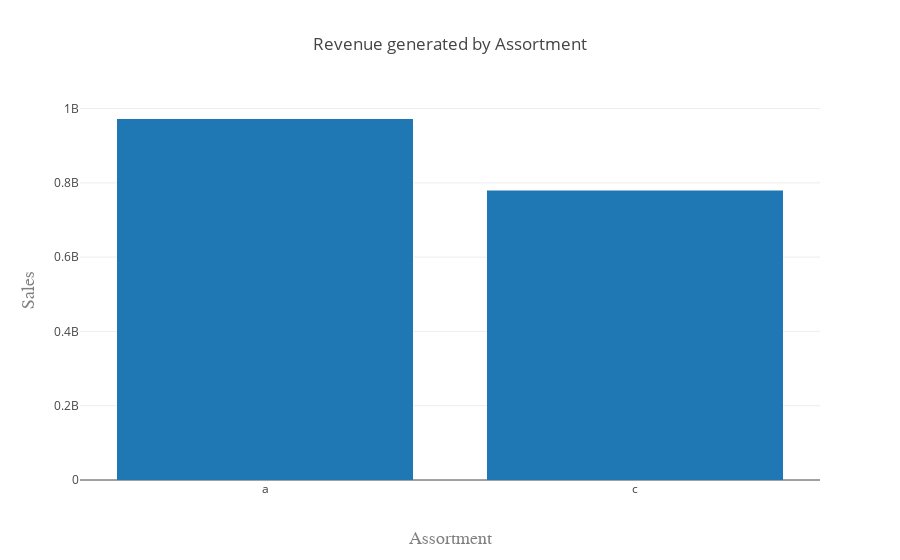

The code cell stored with this chart in its notebook:
### Markdown cell above
We have seen that there are different types of store, we now going to compare the assortment types.

### Code cell
salesassortment= mergedtable[['Assortment', 'Sales']]
salesassortment= salesassortment.groupby('Assortment').sum().sort_values(by='Sales',ascending=False)
salesassortment= salesassortment.reset_index()


trace1 = go.Bar(
    x=salesassortment[('Assortment')],
    y=salesassortment[('Sales')],
    name='Name of Trace 1'
)

data = [trace1]

layout = go.Layout(
    title='Revenue generated by Assortment',
    xaxis=dict(
        title='Assortment',
        titlefont=dict(
            family='Courier New, monospace',
            size=18,
            color='#7f7f7f'
        )
    ),
    yaxis=dict(
        title='Sales',
        autorange = True,
        titlefont=dict(
            family='Courier New, monospace',
            size=18,
            color='#7f7f7f'
        )
    )
)
fig = go.Figure(data=data, layout=layout)

fig.iplot()

### Figure 1 — Plotly figure (JSON) as saved in the notebook; plotly's stock layout.template omitted (floating-point values rounded to 4 significant figures)
{"data": [{"name": "Name of Trace 1", "type": "bar", "x": ["a", "c"], "y": [971834451, 779193689]}], "layout": {"title": "Revenue generated by Assortment", "xaxis": {"title": "Assortment", "titlefont": {"color": "#7f7f7f", "family": "Courier New, monospace", "size": 18}}, "yaxis": {"autorange": true, "title": "Sales", "titlefont": {"color": "#7f7f7f", "family": "Courier New, monospace", "size": 18}}}}
